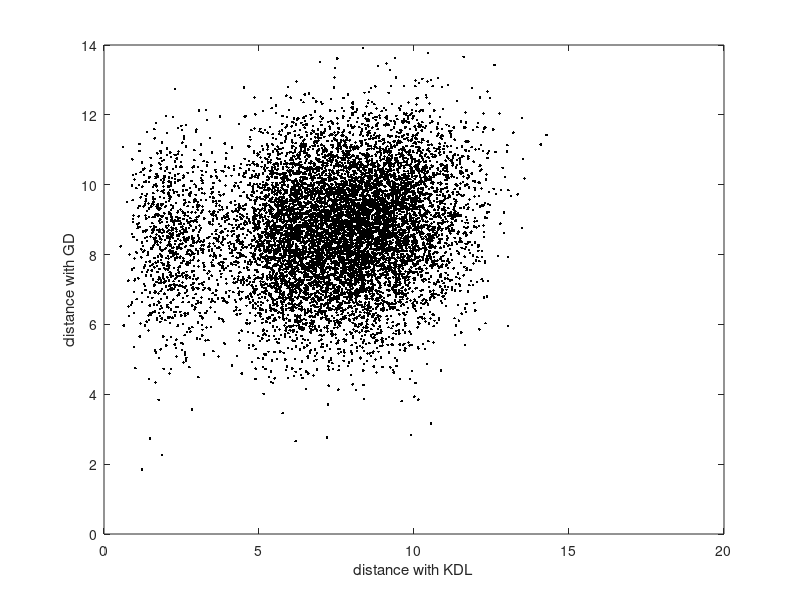

Write MATLAB code to recreate this figure.
% In this test, I compare the projection of the kdl and my own gd.
% Projection of random points and compare distance of projectio.
% Seed = 1501558517
% last updated: 07/30/17

% Results in kdl_gd.txt in this form:
%  f << {kdl success} << " " << kdl_time << " " << {kdl projection distance} << " " << {gd success} << " " << gd_time << " " << {gd projection distance} << endl;


clear all
clc

D = load('kdl_gd.txt');

figure(1)
plot(D(:,3),D(:,6),'.k');
xlabel('distance with KDL');
ylabel('distance with GD');

disp(['Avg. runtime for the KDL: ' num2str(mean(D(:,2))*1e3) 'msec']);
disp(['Avg. runtime for the GD: ' num2str(mean(D(:,5))*1e3) 'msec']);

disp(['Success rate for the KDL: ' num2str(sum(D(:,1))/size(D,1)*100) '%']);
disp(['Success rate for the GD: ' num2str(sum(D(:,4))/size(D,1)*100) '%']);


